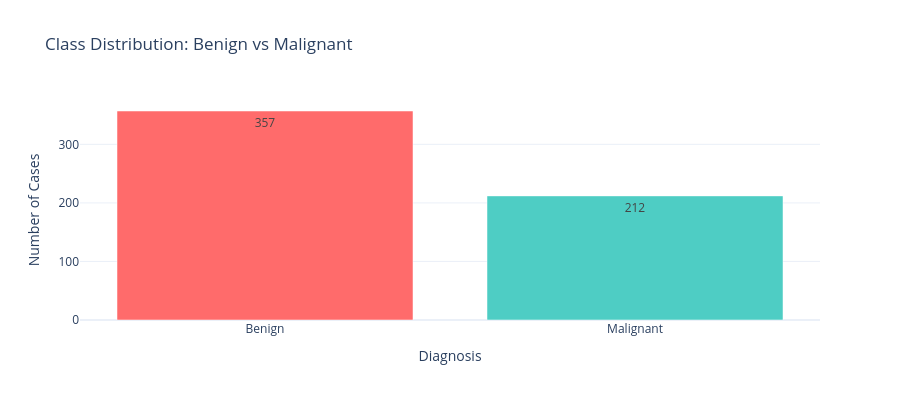

The notebook cell saved with this chart:
### Markdown cell above
### 📊 Explore Class Distribution

### Code cell
# Interactive class distribution
class_counts = y_labels.value_counts()

fig = go.Figure(data=[
    go.Bar(
        x=class_counts.index,
        y=class_counts.values,
        text=class_counts.values,
        textposition='auto',
        marker_color=['#FF6B6B', '#4ECDC4']
    )
])

fig.update_layout(
    title='Class Distribution: Benign vs Malignant',
    xaxis_title='Diagnosis',
    yaxis_title='Number of Cases',
    template='plotly_white',
    height=400
)

fig.show()

### Figure 1 — Plotly figure (JSON) as saved in the notebook; plotly's stock layout.template omitted (floating-point values rounded to 4 significant figures)
{"data": [{"marker": {"color": ["#FF6B6B", "#4ECDC4"]}, "text": [357.0, 212.0], "textposition": "auto", "type": "bar", "x": ["Benign", "Malignant"], "y": [357, 212]}], "layout": {"height": 400, "title": {"text": "Class Distribution: Benign vs Malignant"}, "xaxis": {"title": {"text": "Diagnosis"}}, "yaxis": {"title": {"text": "Number of Cases"}}}}
